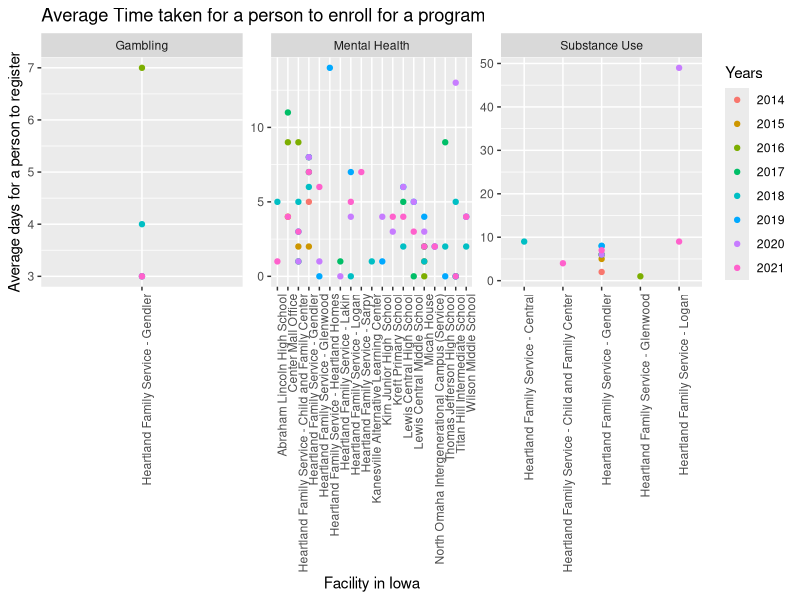
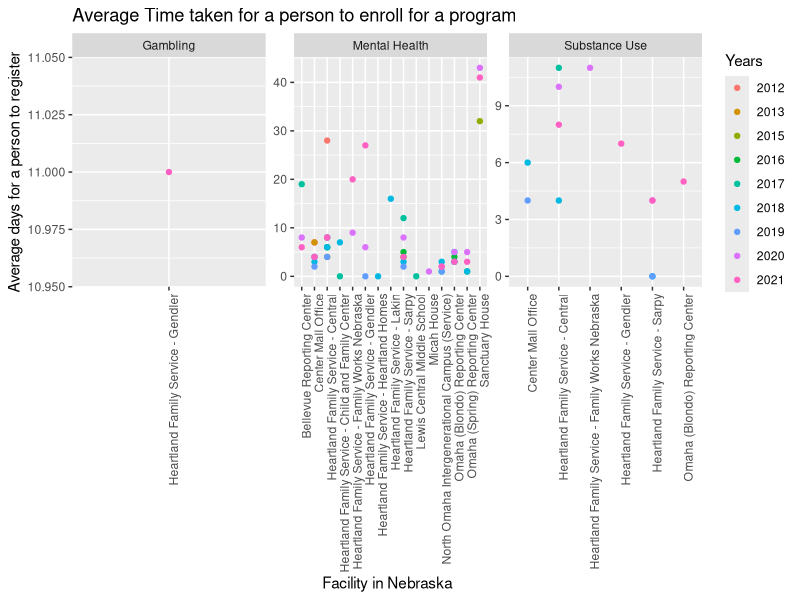

The R source for these figures, in order:
## ---- chunk 1
knitr::opts_chunk$set(echo = TRUE)
## ---- chunk 2
library('ggplot2') # for sample plot if required
library('dplyr') # to use pipelines '%>%' for data set

HFS_data<-read.csv("HFS Service Data.csv") # read data set


selected_columns<-c("program_name","facility","actual_date","event_name","date_entered",   
                    "approved_date","zip","state","age","ethnic_identity")
# Above list is used for selecting the columns in the dataset 

HFS_data<-HFS_data %>%
  select(selected_columns)  # this command is used for selecting the required columns
HFS_data$AD<-as.Date(-(HFS_data$actual_date), origin = '2021-08-25')
HFS_data$ED<-as.Date(-(HFS_data$date_entered), origin = '2021-08-25')
HFS_data$AD_M_Y <- format(as.Date(HFS_data$AD), "%Y-%m")
HFS_data$AD_year<-(format(as.Date(HFS_data$ED), "%Y"))
HFS_data$AD_ED<-(HFS_data$actual_date-HFS_data$date_entered)
HFS_data$ED_APD<-(HFS_data$date_entered-HFS_data$approved_date)
HFS_data$AD_APD<-(abs(HFS_data$actual_date-HFS_data$approved_date))
HFS_data$state[HFS_data$state == "NE"] <- "nebraska"
HFS_data$state[HFS_data$state == "IA"] <- "iowa"
## ---- chunk 3
IA<-filter(HFS_data,HFS_data$state=="iowa")#,HFS_data$program_name=='Mental Health')
ag_ia<-aggregate(IA$AD_APD~IA$facility+IA$AD_year+IA$program_name,IA,mean)
ag_ia$`IA$AD_APD`<-round(ag_ia$`IA$AD_APD`,0)
## ---- chunk 4
p <- ggplot(data = ag_ia, aes(y=`IA$AD_APD`,x=`IA$facility`,color= `IA$AD_year` ))
p + geom_point()+facet_wrap(~`IA$program_name`,scale='free')+
theme(axis.text.x = element_text(angle=90, vjust=1, hjust=1))+
  labs(title = "Average Time taken for a person to enroll for a program") +ylab('Average days for a person to register')+xlab('Facility in Iowa')+ labs(colour = "Years")

## ---- chunk 5
ne<-filter(HFS_data,HFS_data$state=="nebraska")#,HFS_data$program_name=='Mental Health')
ag_ne<-aggregate(ne$AD_APD~ne$facility+ne$AD_year+ne$program_name,ne,mean)
ag_ne$`ne$AD_APD`<-round(ag_ne$`ne$AD_APD`,0)
## ---- chunk 6
#, out.width = "1900px",out.height='800px'
p <- ggplot(data = ag_ne, aes(y=ag_ne$`ne$AD_APD`,x=ag_ne$`ne$facility`,color= ag_ne$`ne$AD_year` ))
p + geom_point()+facet_wrap(~ag_ne$`ne$program_name`,scale='free')+
theme(axis.text.x = element_text(angle=90, vjust=1, hjust=1))+
  labs(title = "Average Time taken for a person to enroll for a program") +ylab('Average days for a person to register')+xlab('Facility in Nebraska')+ labs(colour = "Years")
